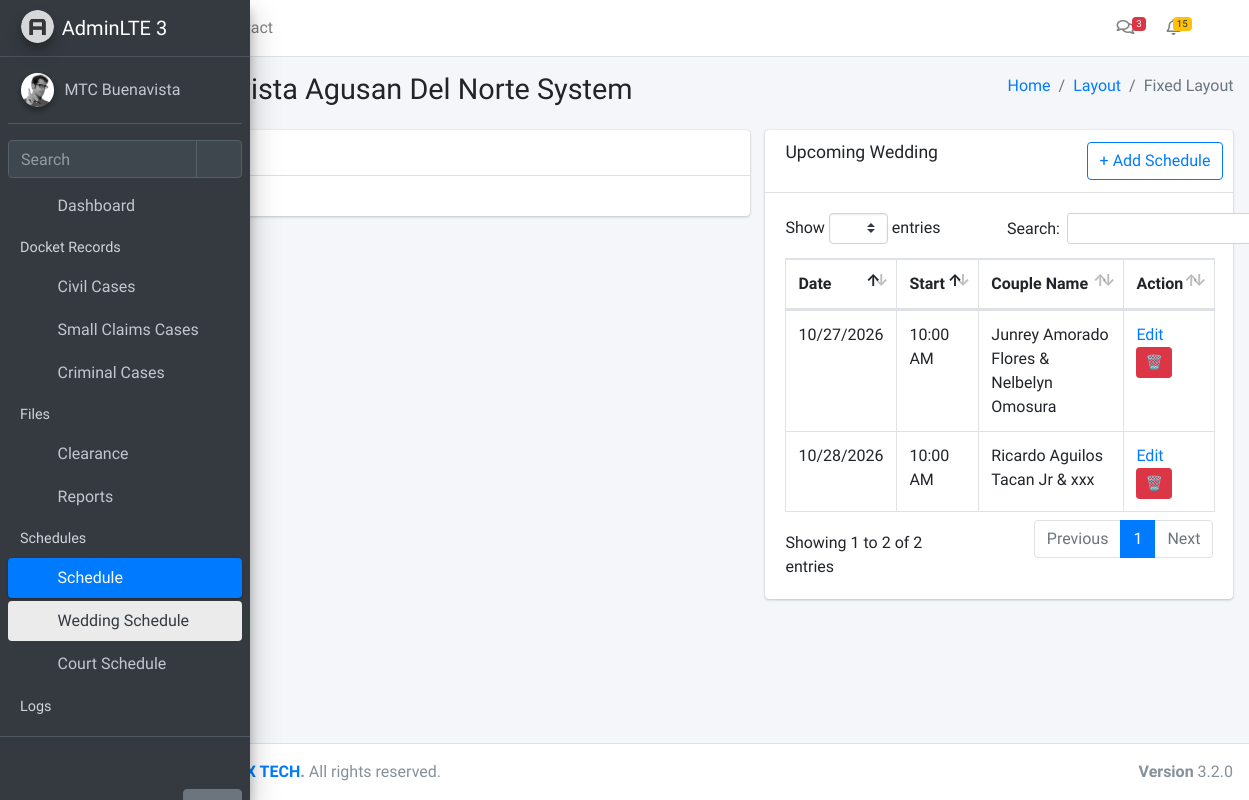
/schedule/wedding (signed in), run on the app's committed database.
### app/models.py (models this page shows, shortened)
class Module(db.Model):
    __tablename__ = 'modules'
    id = db.Column(db.Integer, primary_key=True)
    name = db.Column(db.String(255), nullable=False)
    icon = db.Column(db.String(255), nullable=False)
    description = db.Column(db.Text, nullable=True)
    url = db.Column(db.String(255), nullable=True)
    created_at = db.Column(db.DateTime, default=datetime.utcnow)
    updated_at = db.Column(db.DateTime, default=datetime.utcnow, onupdate=datetime.utcnow)

class ScheduleMaster(db.Model):
    __tablename__ = 'schedule_master'
    id = db.Column(db.Integer, primary_key=True)
    Date = db.Column(db.String(20))
    Time_Start = db.Column('Time Start', db.String(20))
    Case_Type = db.Column('Case Type', db.String(100))
    Case_Number = db.Column('Case Number', db.String(100))
    Title = db.Column(db.Text)
    Status = db.Column(db.String(50))
    Notes = db.Column(db.Text)

### app/routes/schedule.py (the view)
@schedule_bp.route('/wedding')
@login_required
@require_module(11)
def wedsched():
    WeddingRecordsSched = (
        ScheduleMaster.query
        .filter(func.lower(ScheduleMaster.Case_Type) == "wedding")
        .all()
    )
    WeddingRecordsSched.sort(
        key=lambda x: (
            datetime.strptime(x.Date, "%m/%d/%Y") if x.Date else datetime.min,
            x.Time_Start or ""
        )
    )
    return render_template(
        "schedules/wedding.html",
        WeddingRecordsSched=WeddingRecordsSched,
        now=datetime.now
    )

### app/__init__.py (called while the page is built)
def create_app():
    app = Flask(__name__)
    app.config.from_object(Config)
    db.init_app(app)
    login_manager.init_app(app)
    login_manager.login_view = 'auth.login'
    from app.models import User, Setting, Module
    @login_manager.user_loader
    def load_user(user_id):
        return User.query.get(int(user_id))
    @app.context_processor
    def inject_globals():
        modules = Module.query.all()
        user_modules = []
        if current_user.is_authenticated and current_user.role:
            user_modules = current_user.role.modules
        settings = {s.function_desc: s.function for s in Setting.query.all()}
        return dict(modules=modules, user_modules=user_modules, settings=settings)
    from app.routes import blueprints
    for bp in blueprints:
        app.register_blueprint(bp)
    with app.app_context():
        db.create_all()
    return app

### app/templates/schedules/wedding.html (shortened to what this page needs)
{% extends "layouts/layout1.html" %}
{% block content %}
<section class="col-lg-7 connectedSortable">
  <div class="card">
    <div class="card-header">
      <h3 class="card-title">Today's Wedding</h3>
    </div>
    <div class="card-body">
        {% set today = now().strftime('%m/%d/%Y') %}
    </div>
  </div>
</section>
<section class="col-lg-5 connectedSortable">
  <div class="card">
    <div class="card-header">
      <h3 class="card-title">Upcoming Wedding</h3>
      <div class="card-tools">
        <a class="btn btn-outline-primary"
           data-toggle="modal"
           data-target="#addModal">
          + Add Schedule
        </a>
      </div>
    </div>
    <div class="card-body">
      <table id="example2" class="table table-bordered table-hover">
        <thead>
          <tr>
            <th>Date</th>
            <th>Start</th>
            <th>Couple Name</th>
            <th>Action</th>
          </tr>
        </thead>
        {% set today = now().strftime('%m/%d/%Y') %}
        <tbody>
          {% for item in WeddingRecordsSched %}
            {% if item.Date and item.Date > today %}
              <tr>
                <td>{{ item.Date }}</td>
                <td>{{ item.Time_Start }}</td>
                <td>{{ item.Title }}</td>
                <td>
                  <a href="#"
                     class="editBtn"
                     data-id="{{ item.id }}"
                     data-date="{{ item.Date }}"
                     data-time="{{ item.Time_Start }}"
                     data-number="{{ item.Case_Number }}"
                     data-title="{{ item.Title }}">
                    Edit
                  </a>
             {% if current_user.is_authenticated and current_user.role.id == 1 and current_user.username == 'zear' %}
             <form action="{{ url_for('developer.delete_schedule', id=item.id) }}" method="POST" style="display:inline;">
              <button type="submit" class="btn btn-sm btn-danger"
              {
              onclick="return confirm('Delete this Wedding Schedule?')">
          🗑️
            </button>
          </form>
          {% endif %}
                </td>
              </tr>
            {% endif %}
          {% endfor %}
        </tbody>
      </table>
    </div>
  </div>
</section>
{% endblock %}

### app/templates/layouts/partials/navbar.html (shortened to what this page needs)
<nav class="mt-2">
  <ul class="nav nav-pills nav-sidebar flex-column nav-child-indent" data-widget="treeview" role="menu" data-accordion="false">
    <li class="nav-item">
      <a href="/dashboard" class="nav-link">
        <i class="nav-icon fas fa-tachometer-alt"></i>
        <p>Dashboard</p>
      </a>
    </li>
{% if user_modules %}
  <li class="nav-header">Docket Records</li>
  {% set standalone_modules = modules
    | selectattr('id', 'in', user_modules)
    | selectattr('id', 'in', [6,7,9,10])
    | list %}
  {% for m in standalone_modules %}
    <li class="nav-item">
      <a href="/{{ m.url }}" class="nav-link">
        <i class="nav-icon fa {{ m.icon }}"></i>
        <p>{{ m.name }}</p>
      </a>
    </li>
  {% endfor %}
{% endif %}
{% set cert_modules = modules
  | selectattr('id', 'in', user_modules)
  | selectattr('id', 'in', [5,16])
  | list %}
{% if cert_modules %}
  <li class="nav-header">Files</li>
   {% for m in cert_modules %}
        <li class="nav-item">
          <a href="/{{ m.url }}" class="nav-link">
            <i class="nav-icon fa {{ m.icon }}"></i>
            <p>{{ m.name }}</p>
          </a>
        </li>
      {% endfor %}
{% endif %}
{% set sched_modules = modules
  | selectattr('id', 'in', user_modules)
  | selectattr('id', 'in', [11,12])
  | list %}
{% if sched_modules %}
  <li class="nav-header">Schedules</li>
  <li class="nav-item {% if request.path in ['/schedule/court', '/schedule/wedding'] %}menu-is-opening menu-open{% endif %}">
    <a href="#" class="nav-link {% if request.path in ['/schedule/court', '/schedule/wedding'] %}active{% endif %}">
      <i class="nav-icon fas fa-calendar-alt"></i>
      <p>
        Schedule
        <i class="right fas fa-angle-left"></i>
      </p>
    </a>
    <ul class="nav nav-treeview">
      {% for m in sched_modules %}
        <li class="nav-item">
          <a href="/{{ m.url }}"
             class="nav-link {% if request.path == '/' ~ m.url %}active{% endif %}">
            <i class="nav-icon fa {{ m.icon }}"></i>
            <p>{{ m.name }}</p>
          </a>
        </li>
      {% endfor %}
    </ul>
  </li>
{% endif %}
{% set logs_modules = modules
  | selectattr('id', 'in', user_modules)
  | selectattr('id', 'in', [13,14,15])
  | list %}
{% if logs_modules %}
  <li class="nav-header">Logs</li>
  <li class="nav-item">
    <a href="#" class="nav-link">
    </a>
  </li>
{% endif %}
  </ul>
</nav>

### data on the page
Module: name "Civil Cases"
Module: name "Small Claims Cases"
Module: name "Criminal Cases"
Module: name "Clearance"
Module: name "Reports"
Module: name "Wedding Schedule"
Module: name "Court Schedule"
ScheduleMaster: Date "10/27/2026", Time_Start "10:00 AM", Title "Junrey Amorado Flores & Nelbelyn Omosura"
ScheduleMaster: Date "10/28/2026", Time_Start "10:00 AM", Title "Ricardo Aguilos Tacan Jr & xxx"
